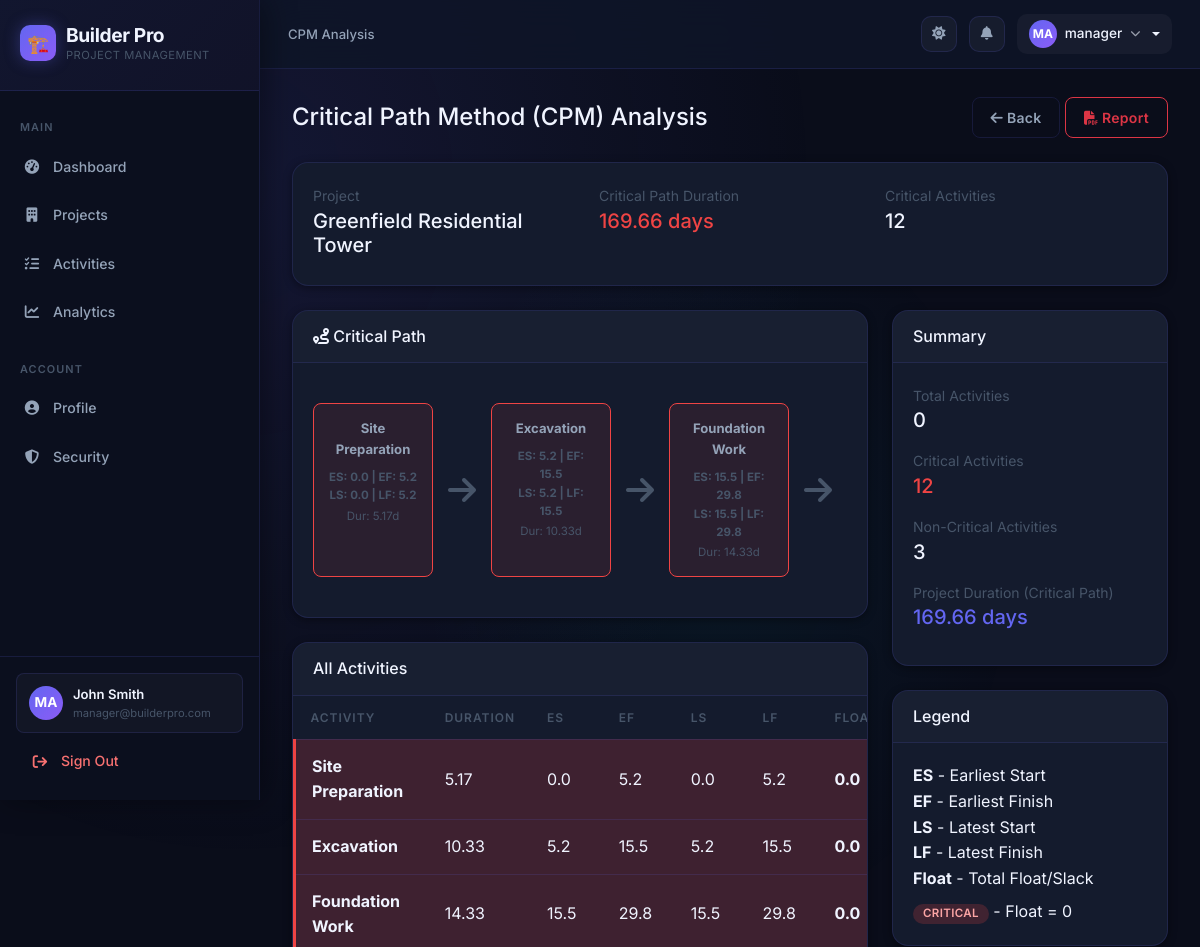
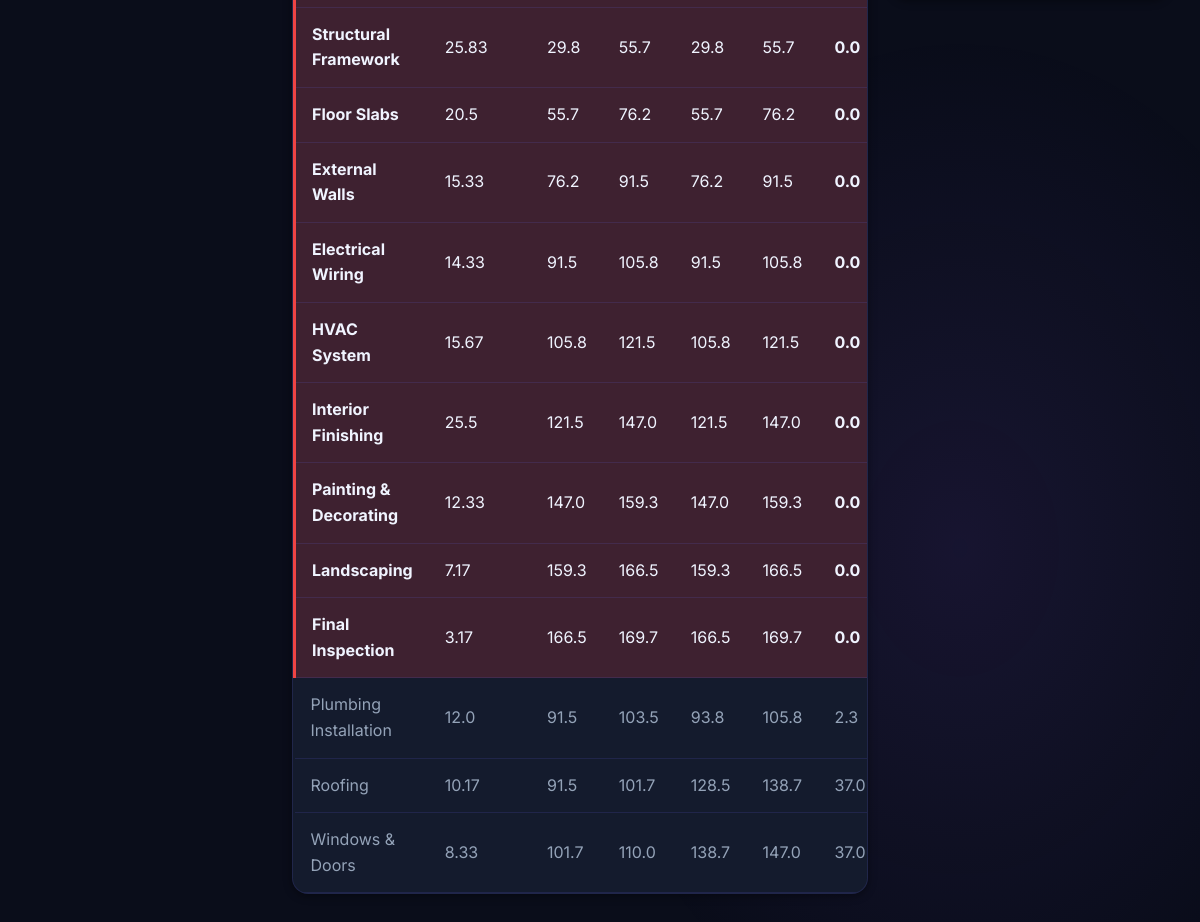
The app's page /activities/cpm/1/ (signed in) with its own data (2 pictures, top to bottom).
### projects/models.py (models this page shows, shortened)
class Project(models.Model):
    name = models.CharField(max_length=200)
    description = models.TextField(blank=True)
    client_name = models.CharField(max_length=200, blank=True)
    location = models.CharField(max_length=200, blank=True)
    start_date = models.DateField()
    end_date = models.DateField()
    budget = models.DecimalField(max_digits=15, decimal_places=2, default=0)
    status = models.CharField(max_length=20, choices=STATUS_CHOICES, default='planning')
    created_by = models.ForeignKey(User, on_delete=models.SET_NULL, null=True, related_name='projects')
    created_at = models.DateTimeField(auto_now_add=True)
    updated_at = models.DateTimeField(auto_now=True)

### activities/models.py (models this page shows, shortened)
class Activity(models.Model):
    project = models.ForeignKey(Project, on_delete=models.CASCADE, related_name='activities')
    name = models.CharField(max_length=200)
    description = models.TextField(blank=True)
    optimistic_time = models.FloatField(default=0)
    most_likely_time = models.FloatField(default=0)
    pessimistic_time = models.FloatField(default=0)
    expected_duration = models.FloatField(default=0, editable=False)
    variance = models.FloatField(default=0, editable=False)
    standard_deviation = models.FloatField(default=0, editable=False)
    cost = models.DecimalField(max_digits=12, decimal_places=2, default=0)
    priority = models.CharField(max_length=20, choices=PRIORITY_CHOICES, default='medium')
    status = models.CharField(max_length=20, choices=STATUS_CHOICES, default='not_started')
    assigned_to = models.ForeignKey(User, on_delete=models.SET_NULL, null=True, blank=True, related_name='activities')
    start_date = models.DateField(null=True, blank=True)
    end_date = models.DateField(null=True, blank=True)
    earliest_start = models.FloatField(default=0, editable=False)
    earliest_finish = models.FloatField(default=0, editable=False)
    latest_start = models.FloatField(default=0, editable=False)
    latest_finish = models.FloatField(default=0, editable=False)
    float_time = models.FloatField(default=0, editable=False)
    is_critical = models.BooleanField(default=False, editable=False)
    created_at = models.DateTimeField(auto_now_add=True)
    updated_at = models.DateTimeField(auto_now=True)
    class Meta:
        verbose_name_plural = 'Activities'
        ordering = ['project', 'earliest_start']
    def save(self, *args, **kwargs):
        self.calculate_pert()
        super().save(*args, **kwargs)
    def calculate_pert(self):
        if self.optimistic_time and self.most_likely_time and self.pessimistic_time:
            self.expected_duration = round((self.optimistic_time + 4 * self.most_likely_time + self.pessimistic_time) / 6, 2)
            variance_val = ((self.pessimistic_time - self.optimistic_time) / 6) ** 2
            self.variance = round(variance_val, 4)
            self.standard_deviation = round(variance_val ** 0.5, 2)
        return {
            'expected_duration': self.expected_duration,
            'variance': self.variance,
            'standard_deviation': self.standard_deviation,
        }

### activities/views.py (the view)
# urls.py: path('cpm/<int:project_id>/', views.cpm_analysis, name='cpm_analysis'),
@login_required
def cpm_analysis(request, project_id):
    project = get_object_or_404(Project, pk=project_id)
    critical_path = run_cpm(project)
    activities = Activity.objects.filter(project=project)
    critical_ids = [a.id for a in critical_path]
    non_critical = [a for a in activities if a.id not in critical_ids]
    project_duration = 0
    for a in critical_path:
        project_duration += a.expected_duration
    return render(request, 'activities/cpm_analysis.html', {
        'project': project,
        'critical_path': critical_path,
        'non_critical': non_critical,
        'project_duration': round(project_duration, 2),
    })

### activities/cpm.py (called while the page is built)
def run_cpm(project):
    activities = list(project.activities.all())
    engine = CPMEngine(activities)
    return engine.calculate()

### templates/activities/cpm_analysis.html (shortened to what this page needs)
{% extends 'base.html' %}
{% block breadcrumb %}CPM Analysis{% endblock %}
{% block content %}
<div class="d-flex justify-content-between align-items-center mb-4">
    <h4 class="mb-0">Critical Path Method (CPM) Analysis</h4>
    <div>
        <a href="{% url 'project_detail' project.pk %}" class="btn btn-outline-secondary"><i class="fas fa-arrow-left"></i> Back</a>
        <a href="{% url 'cpm_report' project.pk %}" class="btn btn-outline-danger"><i class="fas fa-file-pdf"></i> Report</a>
    </div>
</div>
<div class="card mb-4">
    <div class="card-body">
        <div class="row">
            <div class="col-md-4">
                <small class="text-muted">Project</small>
                <h5>{{ project.name }}</h5>
            </div>
            <div class="col-md-4">
                <small class="text-muted">Critical Path Duration</small>
                <h5 class="text-danger">{{ project_duration }} days</h5>
            </div>
            <div class="col-md-4">
                <small class="text-muted">Critical Activities</small>
                <h5>{{ critical_path|length }}</h5>
            </div>
        </div>
    </div>
</div>
<div class="row">
    <div class="col-md-8">
        <div class="card mb-4">
            <div class="card-header bg-white">
                <h6 class="mb-0"><i class="fas fa-route"></i> Critical Path</h6>
            </div>
            <div class="card-body">
                <div class="cpm-network">
                    {% for activity in critical_path %}
                    <div class="cpm-node critical">
                        <strong>{{ activity.name }}</strong>
                        <div class="node-time mt-2">
                            ES: {{ activity.earliest_start|floatformat:1 }} | EF: {{ activity.earliest_finish|floatformat:1 }}<br>
                            LS: {{ activity.latest_start|floatformat:1 }} | LF: {{ activity.latest_finish|floatformat:1 }}
                        </div>
                        <small class="text-muted">Dur: {{ activity.expected_duration }}d</small>
                    </div>
                    {% if not forloop.last %}
                    <div class="cpm-arrow">
                        <i class="fas fa-arrow-right fa-2x"></i>
                    </div>
                    {% endif %}
                    {% endfor %}
                </div>
            </div>
        </div>
        <div class="card">
            <div class="card-header bg-white">
                <h6 class="mb-0">All Activities</h6>
            </div>
            <div class="table-responsive">
                <table class="table table-hover mb-0">
                    <thead>
                        <tr>
                            <th>Activity</th>
                            <th>Duration</th>
                            <th>ES</th>
                            <th>EF</th>
                            <th>LS</th>
                            <th>LF</th>
                            <th>Float</th>
                        </tr>
                    </thead>
                    <tbody>
                        {% for activity in critical_path %}
                        <tr class="critical-activity">
                            <td><strong>{{ activity.name }}</strong></td>
                            <td>{{ activity.expected_duration }}</td>
                            <td>{{ activity.earliest_start|floatformat:1 }}</td>
                            <td>{{ activity.earliest_finish|floatformat:1 }}</td>
                            <td>{{ activity.latest_start|floatformat:1 }}</td>
                            <td>{{ activity.latest_finish|floatformat:1 }}</td>
                            <td><strong>{{ activity.float_time|floatformat:1 }}</strong></td>
                        </tr>
                        {% endfor %}
                        {% for activity in non_critical %}
                        <tr>
                            <td>{{ activity.name }}</td>
                            <td>{{ activity.expected_duration }}</td>
                            <td>{{ activity.earliest_start|floatformat:1 }}</td>
                            <td>{{ activity.earliest_finish|floatformat:1 }}</td>
                            <td>{{ activity.latest_start|floatformat:1 }}</td>
                            <td>{{ activity.latest_finish|floatformat:1 }}</td>
                            <td>{{ activity.float_time|floatformat:1 }}</td>
                        </tr>
                        {% endfor %}
                    </tbody>
                </table>
            </div>
        </div>
    </div>
    <div class="col-md-4">
        <div class="card mb-4">
            <div class="card-header bg-white">
                <h6 class="mb-0">Summary</h6>
            </div>
            <div class="card-body">
                <div class="mb-3">
                    <small class="text-muted">Total Activities</small>
                    <h5>{{ critical_path|length|add:non_critical|length }}</h5>
                </div>
                <div class="mb-3">
                    <small class="text-muted">Critical Activities</small>
                    <h5 class="text-danger">{{ critical_path|length }}</h5>
                </div>
                <div class="mb-3">
                    <small class="text-muted">Non-Critical Activities</small>
                    <h5>{{ non_critical|length }}</h5>
                </div>
                <div class="mb-3">
                    <small class="text-muted">Project Duration (Critical Path)</small>
                    <h5 class="text-primary">{{ project_duration }} days</h5>
                </div>
            </div>
        </div>
        <div class="card">
            <div class="card-header bg-white">
                <h6 class="mb-0">Legend</h6>
            </div>
            <div class="card-body">
                <ul class="list-unstyled mb-0">
                    <li><strong>ES</strong> - Earliest Start</li>
                    <li><strong>EF</strong> - Earliest Finish</li>
                    <li><strong>LS</strong> - Latest Start</li>
                    <li><strong>LF</strong> - Latest Finish</li>
                    <li><strong>Float</strong> - Total Float/Slack</li>
                    <li class="mt-2">
                        <span class="badge bg-danger">CRITICAL</span> - Float = 0
                    </li>
                </ul>
            </div>
        </div>
    </div>
</div>
{% endblock %}

### templates/base.html (shortened to what this page needs)
{% load static %}
<!DOCTYPE html>
<html lang="en">
<head>
    <link href="https://cdn.jsdelivr.net/npm/bootstrap@5.3.2/dist/css/bootstrap.min.css" rel="stylesheet">
    <link href="https://cdnjs.cloudflare.com/ajax/libs/font-awesome/6.5.1/css/all.min.css" rel="stylesheet">
    <link href="{% static 'css/builderpro.css' %}" rel="stylesheet">
</head>
<body {% if not user.is_authenticated %}class="auth-page"{% endif %}>
{% if user.is_authenticated %}
<div class="wrapper">
    <nav class="sidebar" id="sidebar">
        <div class="sidebar-header">
            <h3>
                <div class="sidebar-logo-icon">🏗️</div>
                <div>
                    Builder Pro
                    <div class="sidebar-tagline">Project Management</div>
                </div>
            </h3>
        </div>
        <div style="padding: 12px 0; flex: 1; overflow-y: auto;">
            <div class="nav-section-label">Main</div>
            <ul class="nav flex-column" style="list-style:none; padding:0; margin:0;">
                <li class="nav-item">
                    <a class="nav-link {% if request.resolver_match.url_name == 'dashboard' %}active{% endif %}"
                       href="{% url 'dashboard' %}">
                        <i class="fas fa-gauge-high"></i> Dashboard
                    </a>
                </li>
                <li class="nav-item">
                    <a class="nav-link {% if 'project' in request.resolver_match.url_name %}active{% endif %}"
                       href="{% url 'project_list' %}">
                        <i class="fas fa-building"></i> Projects
                    </a>
                </li>
                <li class="nav-item">
                    <a class="nav-link {% if 'activity' in request.resolver_match.url_name %}active{% endif %}"
                       href="{% url 'activity_list' %}">
                        <i class="fas fa-list-check"></i> Activities
                    </a>
                </li>
                <li class="nav-item">
                    <a class="nav-link {% if 'analytics' in request.resolver_match.url_name %}active{% endif %}"
                       href="{% url 'analytics_dashboard' %}">
                        <i class="fas fa-chart-line"></i> Analytics
                    </a>
                </li>
                <div class="nav-section-label" style="margin-top:8px;">Account</div>
                <li class="nav-item">
                    <a class="nav-link {% if request.resolver_match.url_name == 'profile' %}active{% endif %}"
                       href="{% url 'profile' %}">
                        <i class="fas fa-user-circle"></i> Profile
                    </a>
                </li>
                <li class="nav-item">
                    <a class="nav-link {% if request.resolver_match.url_name == 'change_password' %}active{% endif %}"
                       href="{% url 'change_password' %}">
                        <i class="fas fa-shield-halved"></i> Security
                    </a>
                </li>
            </ul>
        </div>
        <div class="sidebar-footer">
            <div class="sidebar-user">
                <div class="sidebar-user-avatar">{{ user.username|slice:":2"|upper }}</div>
                <div class="sidebar-user-info">
                    <div class="sidebar-user-name">{{ user.get_full_name|default:user.username }}</div>
                    <div class="sidebar-user-role">{{ user.email|default:"Admin" }}</div>
                </div>
            </div>
            <a href="{% url 'logout' %}" class="nav-link mt-2" style="color: #f87171; border-radius: 8px; padding: 9px 12px;">
                <i class="fas fa-arrow-right-from-bracket"></i> Sign Out
            </a>
        </div>
    </nav>
    <div id="content">
        <nav class="topbar">
            <div class="topbar-left">
                <span class="breadcrumb-text">
                    {% block breadcrumb %}{% endblock %}
                </span>
            </div>
            <div class="topbar-right">
                <button id="darkModeToggle" class="topbar-btn" onclick="toggleDarkMode()" title="Toggle theme">
                    <i class="fas fa-moon" id="themeIcon"></i>
                </button>
                <button class="topbar-btn" title="Notifications">
                    <i class="fas fa-bell"></i>
                </button>
                <div class="dropdown">
                    <button class="topbar-user dropdown-toggle" data-bs-toggle="dropdown" aria-expanded="false" style="border:none;">
                        <div class="topbar-user-avatar">{{ user.username|slice:":2"|upper }}</div>
                        <span class="d-none d-sm-inline">{{ user.username }}</span>
                        <i class="fas fa-chevron-down" style="font-size:0.65rem; opacity:0.6;"></i>
                    </button>
                </div>
            </div>
        </nav>
        <div class="main-content">
{% endif %}
    {% block content %}{% endblock %}
{% if user.is_authenticated %}
        </div>
    </div>
</div>
{% else %}
</div>
{% endif %}
</body>
</html>

### records on screen
Project: name "Greenfield Residential Tower"
Activity: name "Site Preparation", earliest_start "0.0", earliest_finish "5.2", latest_start "0.0", latest_finish "5.2", expected_duration "5.17", float_time "0.0"
Activity: name "Excavation", earliest_start "5.2", earliest_finish "15.5", latest_start "5.2", latest_finish "15.5", expected_duration "10.33", float_time "0.0"
Activity: name "Foundation Work", earliest_start "15.5", earliest_finish "29.8", latest_start "15.5", latest_finish "29.8", expected_duration "14.33", float_time "0.0"
Activity: name "Structural Framework", expected_duration "25.83", earliest_start "29.8", earliest_finish "55.7", latest_start "29.8", latest_finish "55.7", float_time "0.0"
Activity: name "Floor Slabs", expected_duration "20.5", earliest_start "55.7", earliest_finish "76.2", latest_start "55.7", latest_finish "76.2", float_time "0.0"
Activity: name "External Walls", expected_duration "15.33", earliest_start "76.2", earliest_finish "91.5", latest_start "76.2", latest_finish "91.5", float_time "0.0"
Activity: name "Electrical Wiring", expected_duration "14.33", earliest_start "91.5", earliest_finish "105.8", latest_start "91.5", latest_finish "105.8", float_time "0.0"
Activity: name "HVAC System", expected_duration "15.67", earliest_start "105.8", earliest_finish "121.5", latest_start "105.8", latest_finish "121.5", float_time "0.0"
Activity: name "Interior Finishing", expected_duration "25.5", earliest_start "121.5", earliest_finish "147.0", latest_start "121.5", latest_finish "147.0", float_time "0.0"
Activity: name "Painting & Decorating", expected_duration "12.33", earliest_start "147.0", earliest_finish "159.3", latest_start "147.0", latest_finish "159.3", float_time "0.0"
Activity: name "Landscaping", expected_duration "7.17", earliest_start "159.3", earliest_finish "166.5", latest_start "159.3", latest_finish "166.5", float_time "0.0"
Activity: name "Final Inspection", expected_duration "3.17", earliest_start "166.5", earliest_finish "169.7", latest_start "166.5", latest_finish "169.7", float_time "0.0"
Activity: name "Plumbing Installation", expected_duration "12.0", earliest_start "91.5", earliest_finish "103.5", latest_start "93.8", latest_finish "105.8", float_time "2.3"
Activity: name "Roofing", expected_duration "10.17", earliest_start "91.5", earliest_finish "101.7", latest_start "128.5", latest_finish "138.7", float_time "37.0"
Activity: name "Windows & Doors", expected_duration "8.33", earliest_start "101.7", earliest_finish "110.0", latest_start "138.7", latest_finish "147.0", float_time "37.0"

### other values on screen
{{ user.username|slice:":2"|upper }} "MA"
{{ user.get_full_name|default:user.username }} "John Smith"
{{ user.email|default:"Admin" }} "manager@builderpro.com"
{{ user.username }} "manager"
{{ project_duration }} "169.66"
{{ critical_path|length }} "12"
{{ critical_path|length|add:non_critical|length }} "0"
{{ non_critical|length }} "3"
